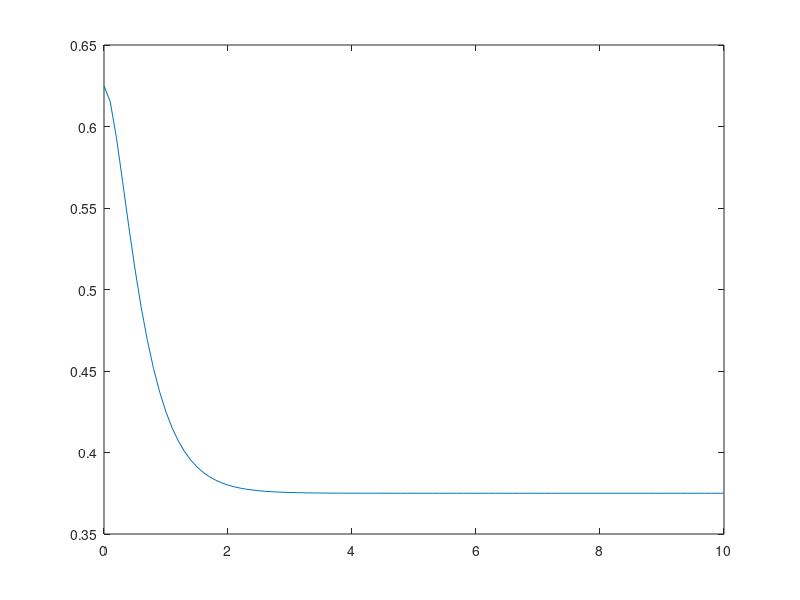

MATLAB code to generate this figure:
clc;clear

k1 = 4;k2 = 20;b1 = 1;b2 = 10;

A = [k1/b1 -(k1+k2)/b2;k1/b1 -k1/b1];
B = [0;1/b1];

t = linspace(0,10,101);
x0 = [0;0];
xarr = [];
for i = 1:length(t)
x = exp(A*t(i))*x0+inv(A)*(exp(A*t(i))-eye(2))*B;
xarr = [xarr x];
end

plot(t,xarr(1,:))

A = [1 0 0 0 1 0;1 1 0 1 0 0;1 1 1 0 0 0 ;0 1 1 0 0 0;0 0 1 0 0 1]

rref(A)
